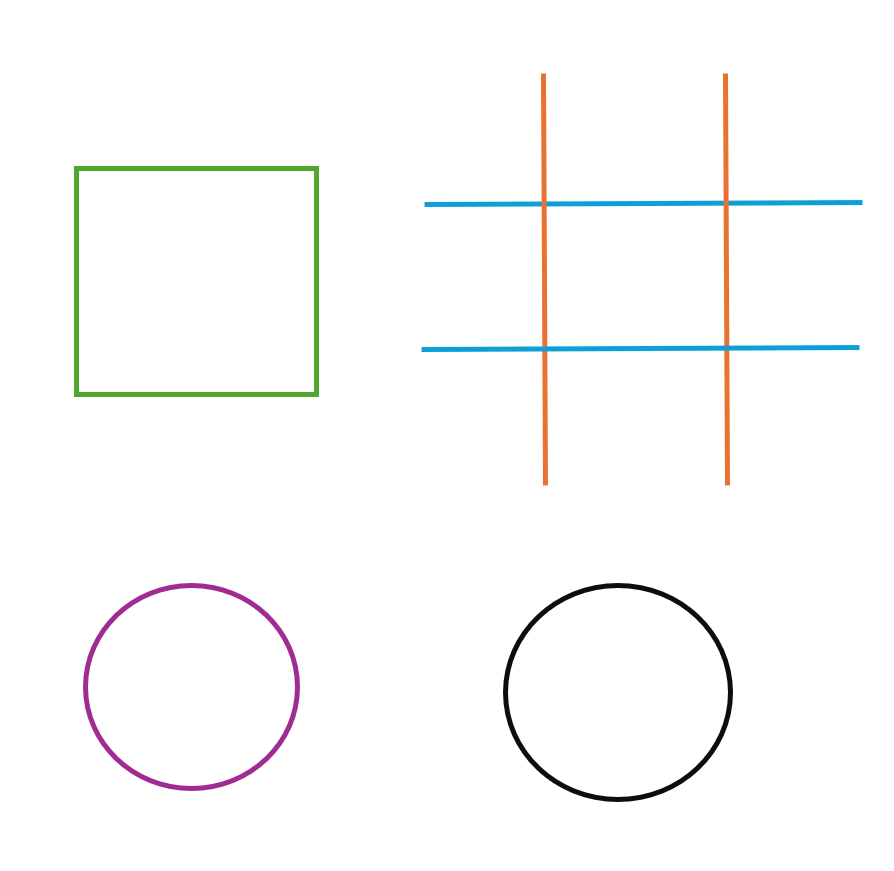
#> input picture 实验一/2023100066-4/实验五/测试图.png, 894 x 871 px, found by its file name
$ python homework5.py
#> lines starting #> are read from the running program, lines starting #| are printed output that depends on the picture
import cv2
import numpy as np
import matplotlib.pyplot as plt

# ====================== 读取测试图 ======================
def load_test_image(image_path):
    # 读取图片
#> called with image_path = '/home/lzy/cv-course/build/测试图.png'
    img = cv2.imread(image_path)
#> img is the input picture: shape (871, 894, 3); mean B, G, R 250.9, 251.2, 251
    if img is None:
        raise ValueError(f"无法读取图片，请检查路径：{image_path}")
    return img

# ====================== 相似变换 ======================
def similarity_transform(img):
    h, w = img.shape[:2]
#> h = 871; w = 894
    center = (w//2, h//2)
#> center = (447, 435)
    M = cv2.getRotationMatrix2D(center, 22, 0.85)
    return cv2.warpAffine(img, M, (w, h), borderValue=(255,255,255))
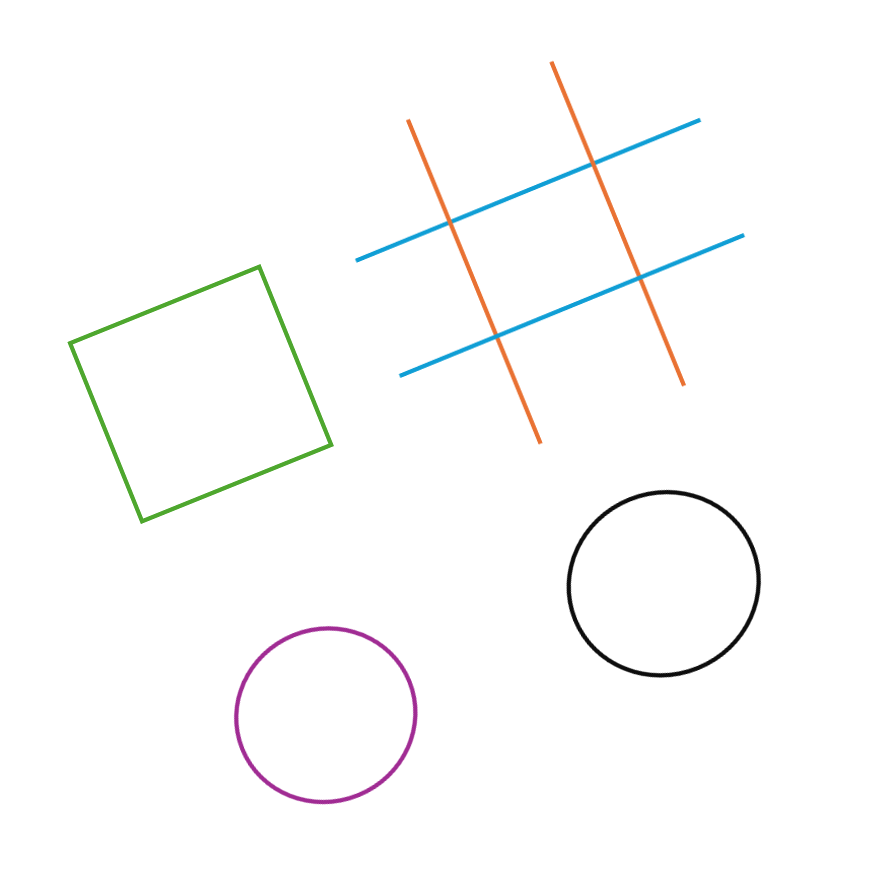
#> returned value: shape (871, 894, 3); mean of channels 0, 1, 2 252.1, 252.3, 252.1; drawn as B, G, R

# ====================== 仿射变换 ======================
def affine_transform(img):
    h, w = img.shape[:2]
#> h = 871; w = 894
    # 取图片左上角区域的3个点做仿射变换
    src_pts = np.float32([[50, 50], [w-50, 50], [50, h-50]])
#> src_pts = [[50, 50], [844, 50], [50, 821]]
    dst_pts = np.float32([[30, 120], [w-80, 60], [100, h-80]])
#> dst_pts = [[30, 120], [814, 60], [100, 791]]
    M = cv2.getAffineTransform(src_pts, dst_pts)
    return cv2.warpAffine(img, M, (w, h), borderValue=(255,255,255))
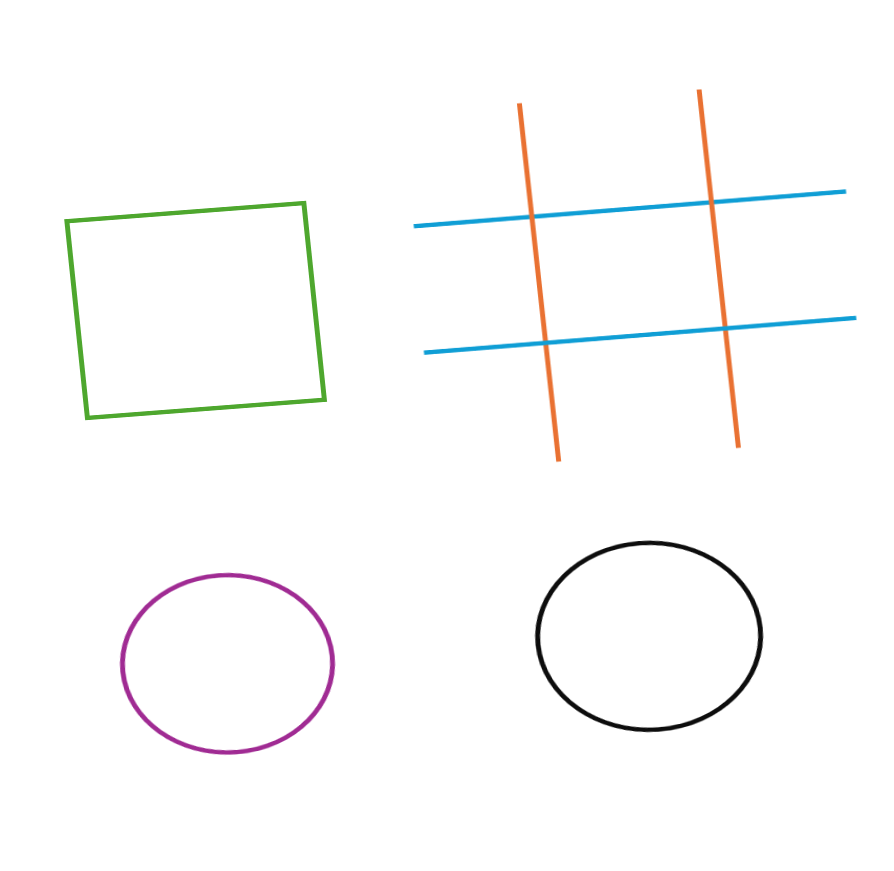
#> returned value: shape (871, 894, 3); mean of channels 0, 1, 2 251.5, 251.7, 251.6; drawn as B, G, R

# ====================== 透视变换 ======================
def perspective_transform(img):
    h, w = img.shape[:2]
    src_pts = np.float32([[0, 0], [w-1, 0], [0, h-1], [w-1, h-1]])
    dst_pts = np.float32([
        [100, 80],
        [w - 200, 150],
        [50, h - 50],
        [w - 50, h - 20]
    ])
    M = cv2.getPerspectiveTransform(src_pts, dst_pts)
    return cv2.warpPerspective(img, M, (w, h), borderValue=(255,255,255))
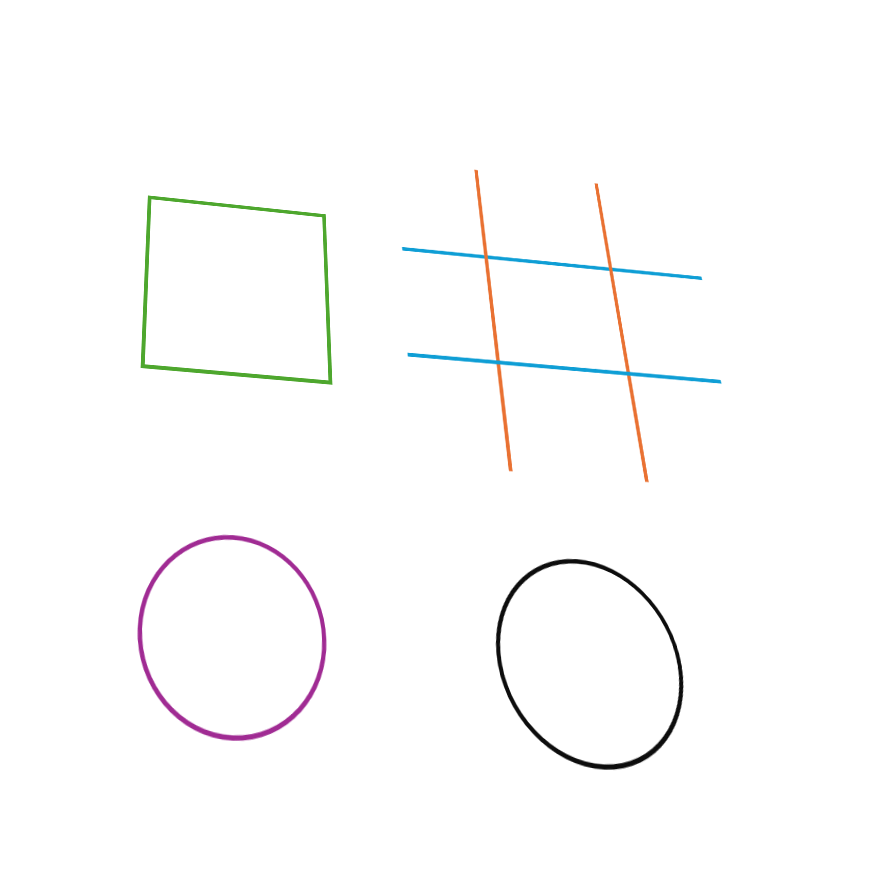
#> returned value: shape (871, 894, 3); mean of channels 0, 1, 2 252.4, 252.5, 252.5; drawn as B, G, R

# ====================== 保存图片 ======================
def show_and_save(original, sim, aff, pers):
    cv2.imwrite("original.png", original)
    cv2.imwrite("similarity.png", sim)
    cv2.imwrite("affine.png", aff)
    cv2.imwrite("perspective.png", pers)

    plt.figure(figsize=(16, 10))
    titles = ["Original", "Similarity", "Affine", "Perspective"]
    images = [original, sim, aff, pers]

    for i in range(4):
        plt.subplot(2, 2, i+1)
        plt.imshow(cv2.cvtColor(images[i], cv2.COLOR_BGR2RGB))
        plt.title(titles[i], fontsize=14)
        plt.axis('off')

    plt.tight_layout()
    plt.savefig("result_all.png", dpi=200)
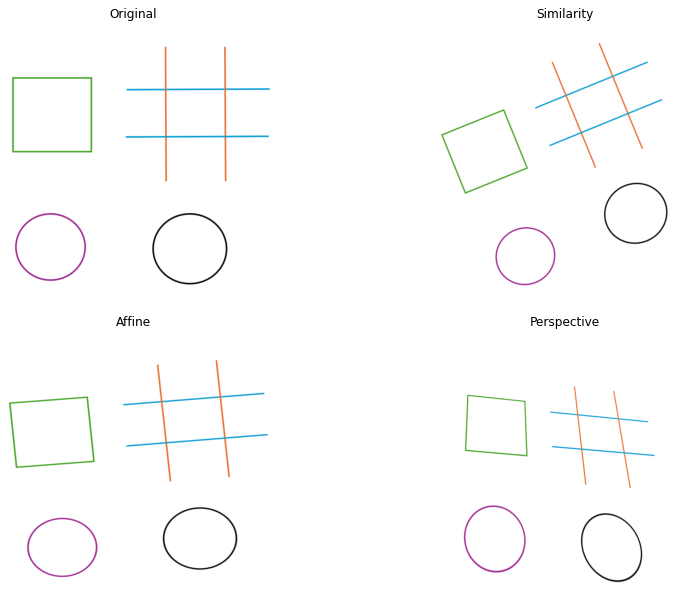
#> figure drawn by matplotlib, 4 panels
    plt.show()

# ====================== 主程序 ======================
if __name__ == "__main__":
    image_path = "/home/lzy/cv-course/build/测试图.png"

    original = load_test_image(image_path)
    sim_img = similarity_transform(original)
    aff_img = affine_transform(original)
    pers_img = perspective_transform(original)
    show_and_save(original, sim_img, aff_img, pers_img)
